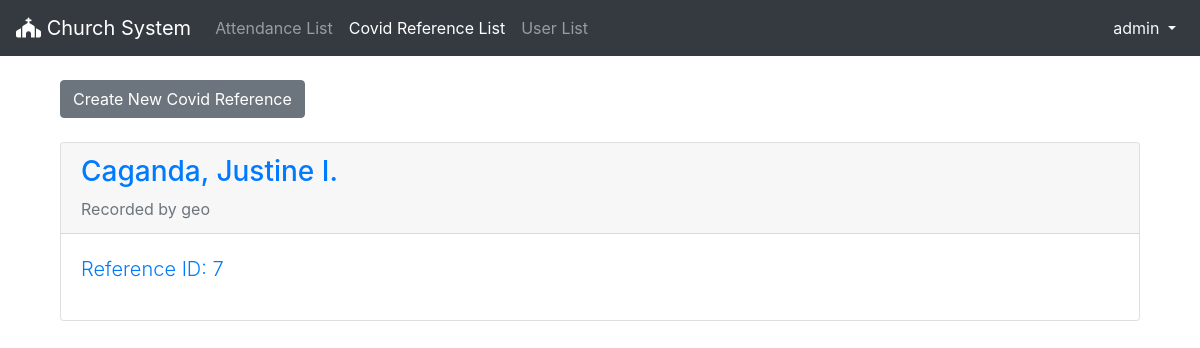
Page /ref/ (signed in) on the earlier database version.
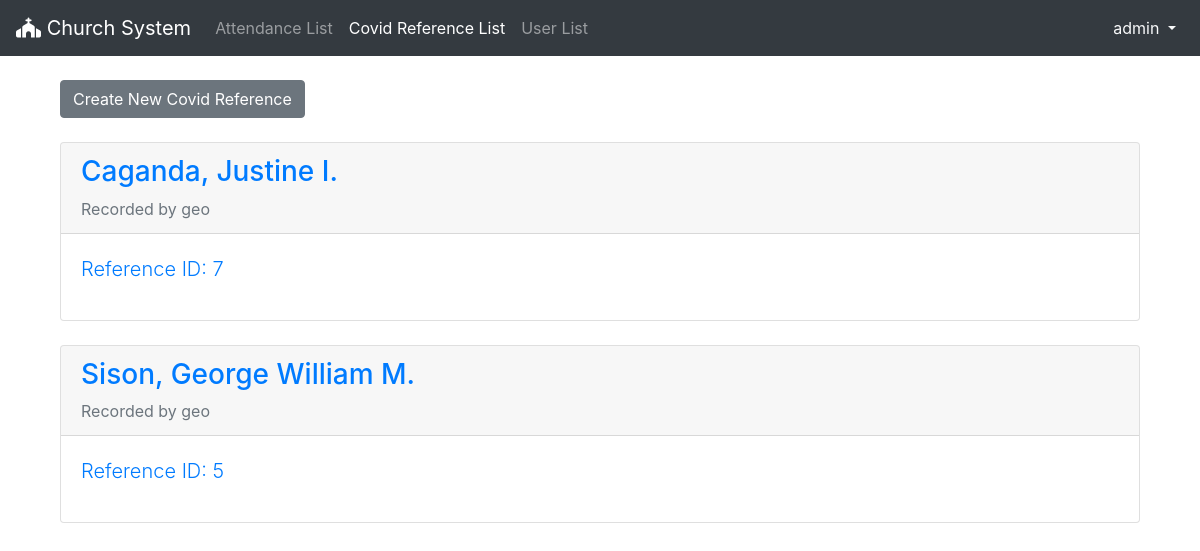
Same page on the later database version.
### reference/models.py (models this page shows, shortened)
class CovidReference(models.Model):
    user = models.OneToOneField(User, on_delete=models.CASCADE, primary_key=True)
    staff_id = models.ForeignKey(Staff, on_delete=models.PROTECT)
    covid_reference_id = models.CharField(max_length=6)
    verified = models.BooleanField(default=False)

### user/models.py (models this page shows, shortened)
class User(models.Model):
    class Sex(models.TextChoices):
        MAN = 'M', ('Man')
        WOMAN = 'F', ('Woman')
    first_name = models.CharField(max_length=50)
    middle_name = models.CharField(max_length=50)
    last_name = models.CharField(max_length=50)
    birthdate = models.DateField()
    age = models.IntegerField()
    sex = models.CharField(max_length=1, choices=Sex.choices, null=True)
    profession = models.CharField(max_length=50)
    staff = models.ForeignKey(Staff, on_delete=models.PROTECT)
    def __str__(self):
        return f'{self.last_name}, {self.first_name} {self.middle_name[0]}.'

### staff/models.py (models this page shows)
class Staff(AbstractUser):
    class Sex(models.TextChoices):
        MAN = 'M', ('Man')
        WOMAN = 'F', ('Woman')
    sex = models.CharField('sex', max_length=1, choices=Sex.choices, null=True)
    def __str__(self):
        return f'{self.username}'

### reference/views.py (the view)
# urls.py: path('', CovidReferenceListView.as_view(), name='ref_list'),
class CovidReferenceListView(LoginRequiredMixin, ListView):
    model = CovidReference
    template_name = 'ref_list.html'
    context_object_name = 'all_refs_list'

### templates/ref_list.html (shortened to what this page needs)
{% extends 'base.html' %}
{% block navbar %}
  <li class="nav-item">
    <a class="nav-link" href="{% url 'attend_list'%}">Attendance List</a>
  </li>
  <li class="nav-item">
      <a class="nav-link active" href="{% url 'ref_list' %}">Covid Reference List</a>
  </li>
  <li class="nav-item">
      <a class="nav-link" href="{% url 'user_list'%}">User List</a>
  </li>
{% endblock%}
{% block content%}
  <div class="container-fluid mt-4">
      <a href="{% url 'ref_new' %}"><button class="btn btn-secondary">Create New Covid Reference</button></a>
      {% for ref in all_refs_list %}
        <div class="card mt-4">
            <a style="text-decoration: none;" href="{% url 'ref_detail' ref.pk %}">
                <div class="card-header">
                    <span class="font-weight-bold d-block"><h3>{{ ref.user }}</h3></span>
                    <span class="text-muted">Recorded by {{ ref.staff_id }}</span>
                </div>
                <div class="card-body">
                    <p class="lead">Reference ID: {{ ref.covid_reference_id }}</p>
                </div>
            </a>
        </div>
      {% endfor %}
  </div>
{% endblock content%}

Differences in the rows shown:
added CovidReference: user "Sison, George William M.", staff_id "geo", covid_reference_id "5"
